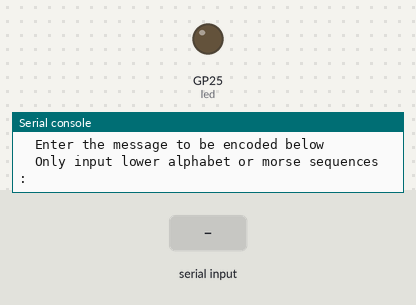
Simulated run of this program. Board: Raspberry Pi Pico running MicroPython. Shown: output pins drawn as LEDs (lit = HIGH), the last lines printed to the serial console. The test bench sets the inputs (shaded band). At 4.4 s the program stops and its outputs stay as they are.

Above: at 1.2 s.
1.3 s: "b" typed at the serial console, then Enter
At 1.7 s:
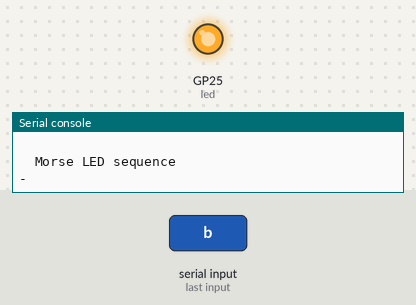
Timing chart, 0 to 5.6 s (numbered marks = the images above; inputs shaded):
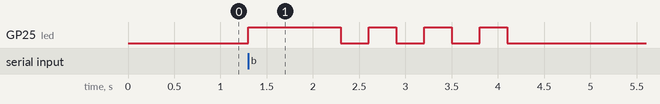

The program:

RasPi.py
```python
from machine import Pin
from time import sleep
import utime

led = Pin(25, Pin.OUT)
UserLocVar = []
UserInput = input('\tEnter the message to be encoded below\n\tOnly input lower alphabet or morse sequences : ')
AlsoUserOutput = ''

UserDictnr = {'a':'.-', 'b':'-...', 'c':'-.-.', 'd':'-..','e':'.', 'f':'..-.',
            'g':'--.', 'h':'....','i':'..', 'j':'.---', 'k':'-.-', 'l':'.-..',
            'm':'--', 'n':'-.', 'o':'---', 'p':'.--.','q':'--.-', 'r':'.-.',
            's':'...', 't':'-','u':'..-', 'v':'...-', 'w':'.--', 'x':'-..-',
            'y':'-.--', 'z':'--..'}

AlsoUserDictnr = {'.-':'a', '-...':'b', '-.-.':'c', '-..':'d', '.':'e', '..-.':'f',
            '--.':'g', '....':'h', '..':'i', '.---':'j', '-.-':'k', '.-..':'l',
            '--':'m', '-.':'n', '---':'o', '.--.':'p', '--.-':'q', '.-.':'r',
            '...':'s', '-':'t', '..-':'u', '...-':'v', '.--':'w', '-..-':'x',
            '-.--':'y', '--..':'z'}

if UserInput.islower() == True:
    print('\n\tMorse code script:')
    for i in range(len(UserInput)):
        UserOutput = UserDictnr.get(UserInput[i],' ')
        print(UserOutput)
        UserLocVar.append(UserOutput)
    print('\n\tMorse LED sequence')
    for i in range(len(UserLocVar)):
        for j in range(len(UserLocVar[i])):
            if UserLocVar[i][j] == '.':
                print(UserLocVar[i][j])
                led.value(1)
                utime.sleep(0.3)
                led.value(0)
                utime.sleep(0.3)
            elif UserLocVar[i][j] == '-':
                print(UserLocVar[i][j])
                led.value(1)
                utime.sleep(1)
                led.value(0)
                utime.sleep(0.3)
            else:
                led.value(0)

else:
    UserLocVar += UserInput.split()

    for i in range(len(UserLocVar)):
        if UserLocVar[i] in UserDictnr.values():
            AlsoUserOutput += AlsoUserDictnr.get(UserLocVar[i])
        else:
            print('\tWrong text or morse sequence entered please try again')

print(AlsoUserOutput)
print('\tEnd of session')
```

Measured:
- after the input at 1.3 s, GP25 (led): LOW → HIGH at once, then repeats every 0.60 s: LOW 0.30 s, HIGH 0.30 s, until it stays LOW from 4.1 s
